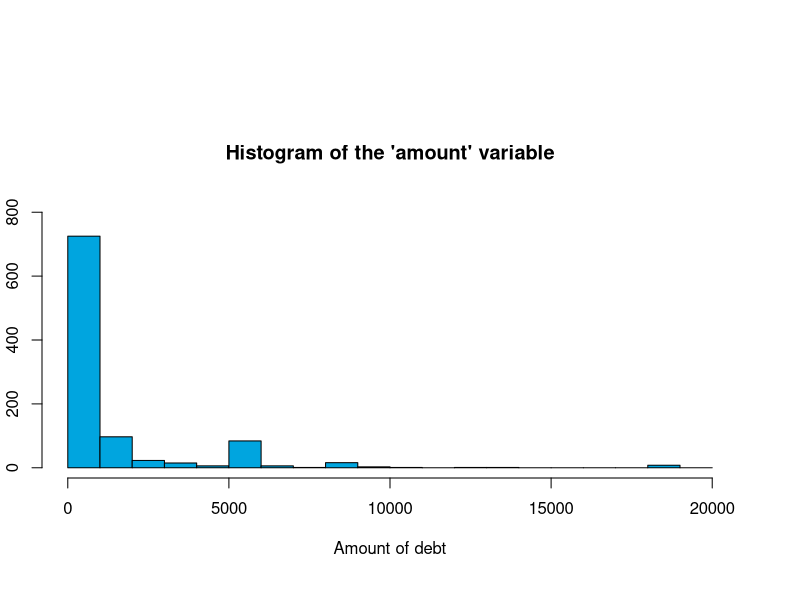
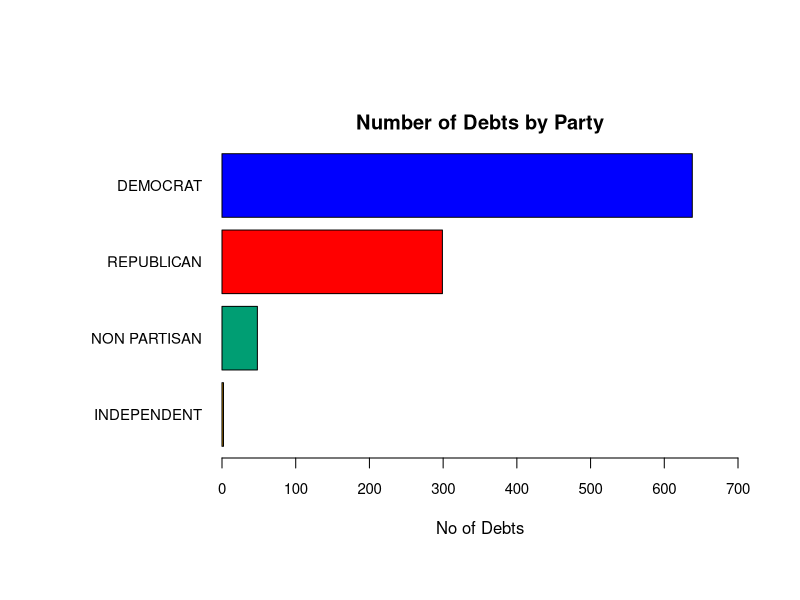
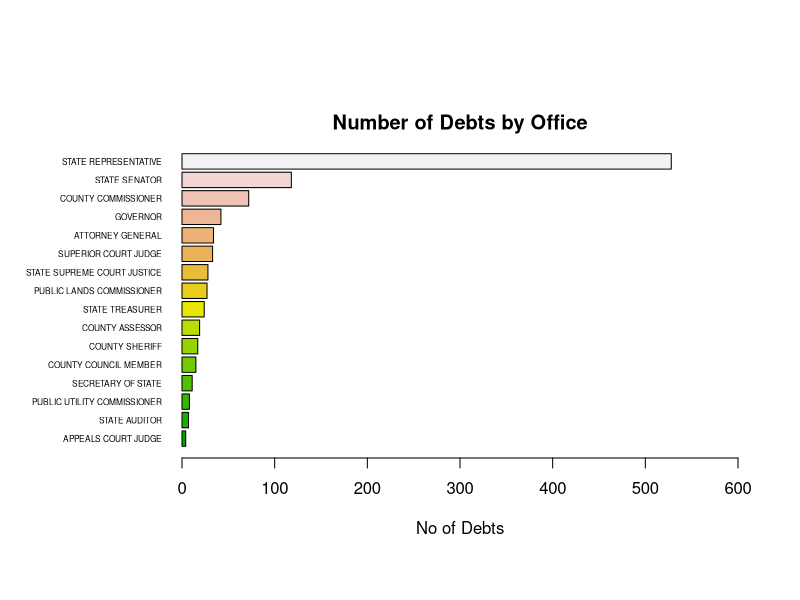
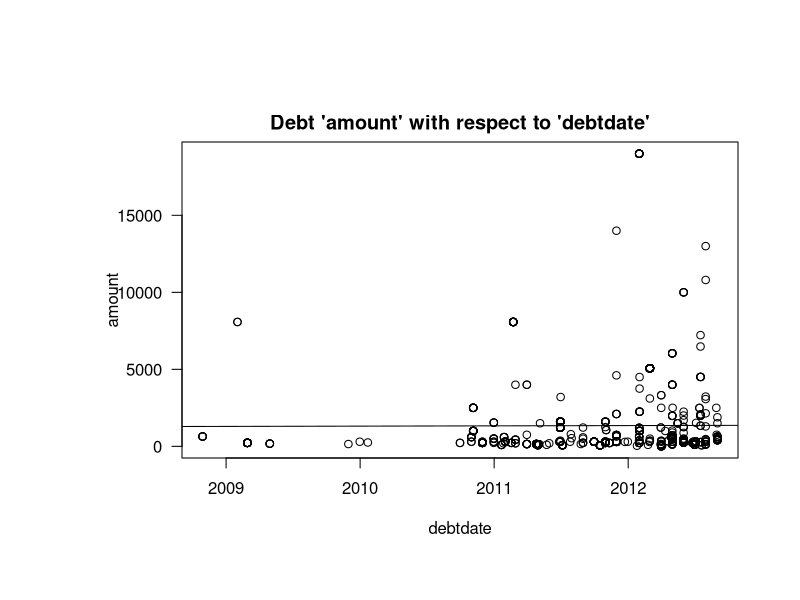
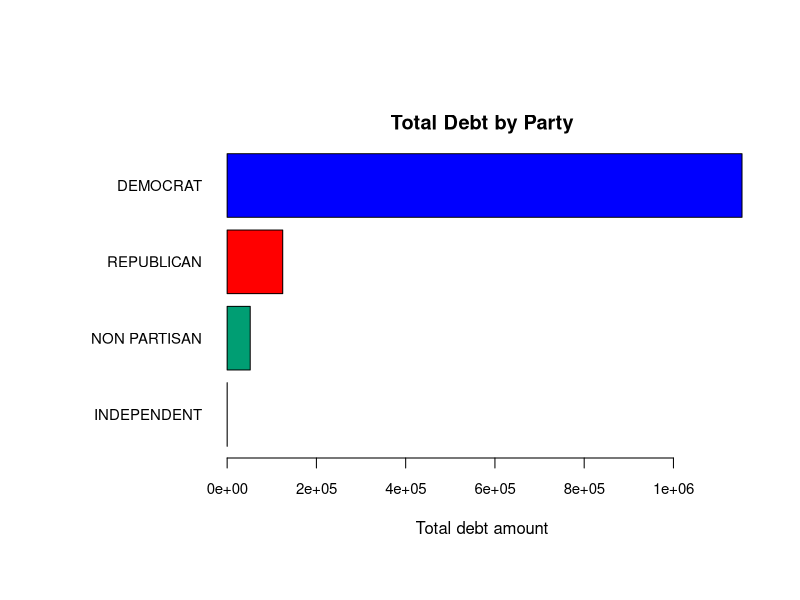
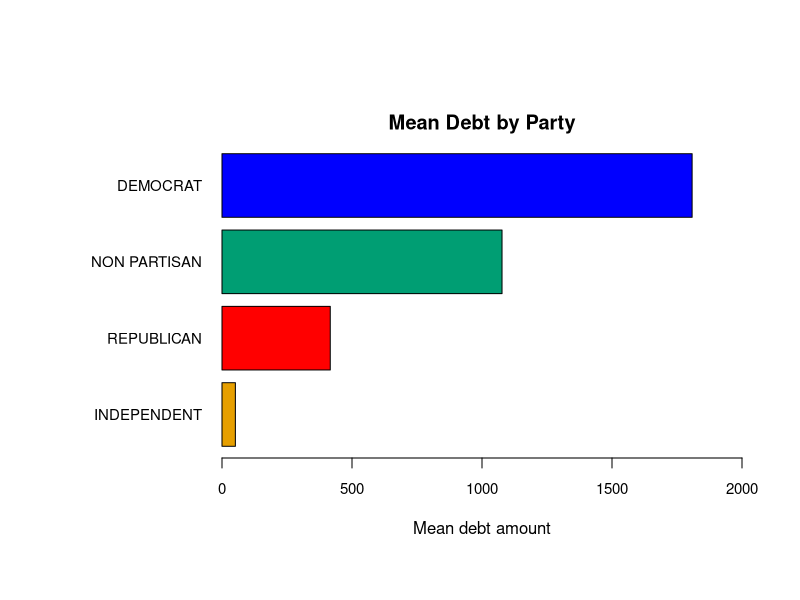
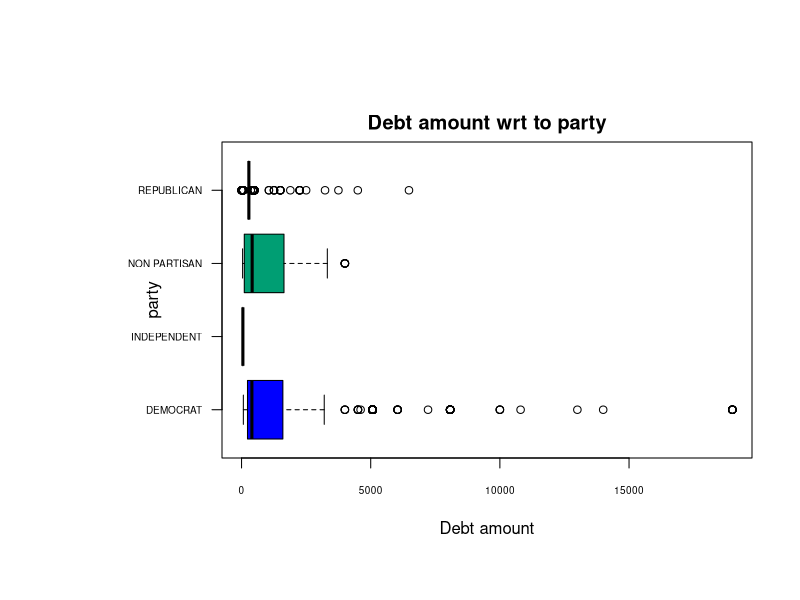
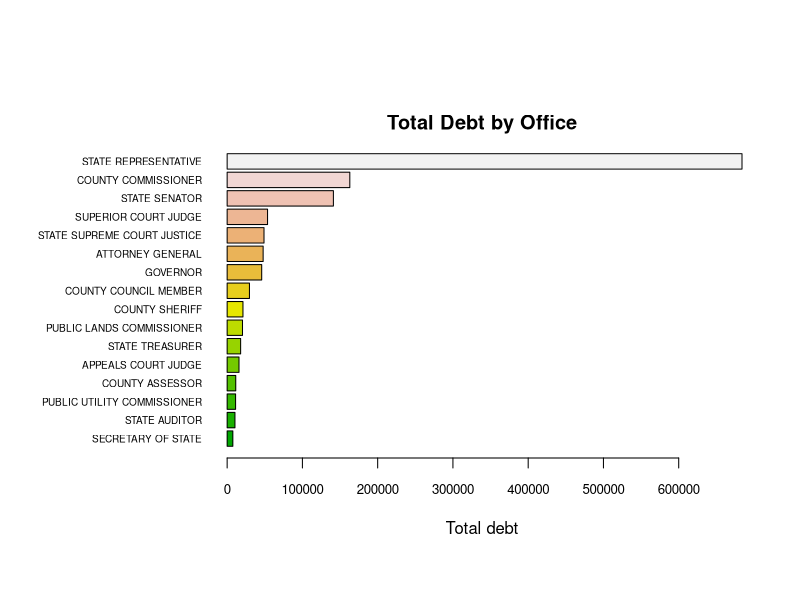

Recreate these plots in R, in order.
## ---- chunk 1
knitr::opts_chunk$set(echo = TRUE)
## ---- chunk 2
library(car)
library(ggplot2)
par(oma= c(2,1,5,2) + 0.1) #Sets outside margins : b, l, t, r 
par(mar = c(4,1,5,1)) #Sets plot margins
cdebt_original = data.frame(read.csv("CandidateDebt.csv"))
str(cdebt_original)
## ---- chunk 3
length(cdebt_original$reportnumber) - length(unique(cdebt_original$reportnumber))

comb_fmlnames <- length(sort(unique(paste(cdebt_original$lastname, 
                                          cdebt_original$firstname, 
                                          cdebt_original$middleinitial))))
#shared lastname: FARRELL, JOHNSON, LADENBURG, MORRIS, THOMAS
length(unique(cdebt_original$filername)) - comb_fmlnames 

length(unique(cdebt_original$reportnumber)) / length(unique(cdebt_original$filerid))

length(unique(cdebt_original$filerid)) - length(unique(cdebt_original$filername))
## ---- chunk 4
colNames <- c("reportnumber", "origin", "filerid", "filertype", "filername", "firstname", "middleinitial",
              "lastname", "office", "office2", "legislativedistrict", "position", "party",
              "jurisdiction", "jurisdictioncounty", "jurisdictiontype", "electionyear", 
              "amount", "recordtype", "fromdate", "thrudate", "debtdate", "code",
              "description", "vendorname", "vendoraddress", "vendorcity", "vendorstate")
cdebt_revised_interim <- read.csv("CandidateDebt.csv", col.names = colNames, stringsAsFactors = T,
                         na.strings = c(NA,"NA","#N/A" ,"", " "))
str(cdebt_revised_interim)
## ---- chunk 5
cdebt_revised = subset(cdebt_revised_interim,  !is.na(amount))
#cdebt_revised = subset(cdebt_revised_interim,  !is.na(amount) & jurisdiction != "LEG DISTRICT 01 - SENATE")
#str(cdebt_revised)
length(cdebt_original$amount) - length(cdebt_revised$amount)
## ---- chunk 6
paste(c(round(1 - length(na.omit(cdebt_revised$legislativedistrict)) / length(cdebt_revised$legislativedistrict), 3), "(legislativedistrict)"), collapse = " ")
paste(c(round(1 - length(na.omit(cdebt_revised$position)) / length(cdebt_revised$position), 3), "(position)"), collapse = " ")
paste(c(round(1 - length(na.omit(cdebt_revised$jurisdictioncounty)) / length(cdebt_revised$jurisdictioncounty), 3), "(jurisdictioncounty)"), collapse = " ")
paste(c(round(1 - length(na.omit(cdebt_revised$code)) / length(cdebt_revised$code), 3), "(code)"), collapse = " ")
paste(c(round(1 - length(na.omit(cdebt_revised$description)) / length(cdebt_revised$description), 3), "(description)"), collapse = " ")
paste(c(round(1 - length(na.omit(cdebt_revised$vendoraddress)) / length(cdebt_revised$vendoraddress), 3), "(vendoraddress)"), collapse = " ")
paste(c(round(1 - length(na.omit(cdebt_revised$vendorcity)) / length(cdebt_revised$vendorcity), 3), "(vendorcity)"), collapse = " ")
paste(c(round(1 - length(na.omit(cdebt_revised$vendorstate)) / length(cdebt_revised$vendorstate), 3), "(vendorstate)"), collapse = " ")
## ---- chunk 7
#summary(cdebt_revised$debtdate)
formattedFromdate <- as.Date(as.character(cdebt_revised$fromdate), format = "%m/%d/%y")
formattedThrudate <- as.Date(as.character(cdebt_revised$thrudate), format = "%m/%d/%y")
formattedDebtdate <- as.Date(as.character(cdebt_revised$debtdate), format = "%m/%d/%y")
summary(formattedDebtdate)
## ---- chunk 8
summary(cdebt_revised$origin)
summary(cdebt_revised$filertype)
summary(cdebt_revised$recordtype)
summary(cdebt_revised$electionyear)
## ---- chunk 9
amount = cdebt_revised$amount
summary(amount)
hist(cdebt_revised$amount, breaks = seq(0, 20000, by = 1000), main = "Histogram of the 'amount' variable",  border="black", col="#00A5DF", xlab = "Amount of debt" ,ylab="Number of debts", ylim = c(0, 800))
## ---- chunk 10
party <- table(cdebt_revised$party)
round(summary(cdebt_revised$party) / length(cdebt_revised$party), 3)
par(las=1, mar=c(5,10,2,1)) #Sets outside margins : b, l, t, r 
colorPalette <- c("#E69F00", "#009E73", "#FF0000", "#0000FF") # I , N , R , D
barplot(party[order(party)], horiz = TRUE , las = 1, main ="Number of Debts by Party" , xlab="No of Debts" ,cex.axis = .9 ,cex.names= 0.9 , col = colorPalette , xlim = c(0, 700))
## ---- chunk 11
round(summary(cdebt_revised$office) / length(cdebt_revised$office), 3)
office <- table(cdebt_revised$office)
par(las=1, mar=c(5,8,2, 1)) #Sets plot margins : b, l, t, r 
barplot(office[order(office)], horiz = TRUE , las = 1, main ="Number of Debts by Office", xlab="No of Debts" ,cex.names=0.5 , col = terrain.colors(16),xlim = c(0, 600)) 
## ---- chunk 12
count_Seattle = subset(cdebt_revised, vendorcity == "SEATTLE")
count_cities = subset(cdebt_revised, !is.na(vendorcity))
round(length(count_Seattle$vendorcity) / length(count_cities$vendorcity),3)
#vendorcity <- table(cdebt_revised$vendorcity)
#par(las=1, mar=c(2.5,8,2, 0.8)) #Sets plot margins : b, l, t, r 
#barplot(vendorcity[order(vendorcity)], horiz = TRUE , las = 1, main ="Number of debts by vendorcity", xlab="Number of debts" ,cex.names=0.5 , col = heat.colors(29) , xlim = c(0, 500)) 
## ---- chunk 13
count_shirts = subset(cdebt_revised, description == "RE-ORDER TEE SHIRTS")
count_descriptions = subset(cdebt_revised, !is.na(description))
round(length(count_shirts$description) / length(count_descriptions$description),3)
#description <- table(cdebt_revised$description)
#summary(description)
#par(las=1, mar=c(2.5,8,2, 0.7)) #Sets plot margins : b, l, t, r 
#barplot(description[order(description)], horiz = TRUE , las = 1, main ="Number of debts by description", xlab="Number of debts" ,cex.names=0.3 , col = terrain.colors(16) , xlim = c(0, 300) , width = 10) 
## ---- chunk 14
#plot(cdebt_revised$reportnumber, amount)
#abline(lm(amount ~ cdebt_revised$reportnumber))
plot(formattedDebtdate, amount, main = "Debt 'amount' with respect to 'debtdate'", xlab = "debtdate")
abline(lm(amount ~ formattedDebtdate))
## ---- chunk 15
amount_sum_party = tapply(cdebt_revised$amount, cdebt_revised$party, FUN=sum )
(amount_sumK_party = amount_sum_party)
## ---- chunk 16
par(las=1, mar=c(5,10,2,0.8))
colorTAPalette <- c( "#E69F00", "#009E73","#FF0000","#0000FF") # N , I , D , R
barplot(amount_sumK_party[order(amount_sumK_party)], horiz = TRUE , las = 1, main ="Total Debt by Party" , xlab="Total debt amount" ,cex.axis = .9 ,cex.names= 0.9 , col = colorTAPalette)
## ---- chunk 17
par(las=1, mar=c(5,10,2,0.8)) #Sets outside margins : b, l, t, r 
colorMAPalette <- c( "#E69F00", "#FF0000","#009E73","#0000FF") # I , N , R , D
(amount_means_party = by(cdebt_revised$amount, cdebt_revised$party,  mean))
barplot(amount_means_party[order(amount_means_party)], horiz = TRUE , las = 1, main ="Mean Debt by Party" , xlab="Mean debt amount" ,cex.axis = .9 ,cex.names= 0.9 , col = colorMAPalette, xlim = c(0, 2000)) 
## ---- chunk 18
by(cdebt_revised$amount, cdebt_revised$party, median)
par(las=1, mar=c(5,10,2,0.3)) #Sets outside margins : b, l, t, r 
colorBAPalette <- c("#0000FF", "#E69F00", "#009E73", "#FF0000" ) # D , R , N , I <==> D , N , I , R
boxplot(cdebt_revised$amount ~ party, cex.axis = .6, horizontal = TRUE ,data = cdebt_revised,
main = "Debt amount wrt to party", col = colorBAPalette, xlab = "Debt amount")

#amount_office_party_filer <- aggregate(x = cdebt_revised$amount, by = cdebt_revised[c("office", "party","filername")], FUN = mean, na.rm=TRUE)
#amount_office_party_filer

# (candidate_party_office_amount) vs party
#boxplot(x ~ party, data = amount_office_party_filer, cex.axis = .6, log='x', horizontal = TRUE ,
#main = "Total Candidate Debt Amount grouped by office&party \n vs Party" , las=2 , col = colorBAPalette)

#ggplot(cdebt_revised, aes(x=cdebt_revised$party, y=cdebt_revised$was_office)) + geom_boxplot(outlier.colour="red")
## ---- chunk 19
amount_sum_office = tapply(cdebt_revised$amount, cdebt_revised$office, FUN=sum)
options(scipen=5)
(amount_sumK_office = amount_sum_office)
par(las=1, mar=c(5,10,2,0.8)) #Sets outside margins : b, l, t, r 
barplot(amount_sumK_office[order(amount_sumK_office)], horiz = TRUE , las = 1, main ="Total Debt by Office" , xlab="Total debt" ,cex.axis = .8 ,cex.names= 0.6 , col = terrain.colors(16) , )
## ---- chunk 20
par(las=1, mar=c(5,10,6,0.8)) #Sets outside margins : b, l, t, r 
(amount_means_office = by(cdebt_revised$amount, cdebt_revised$office,  mean, na.rm = TRUE))
barplot(amount_means_office[order(amount_means_office)], horiz = TRUE , las = 1, main ="Mean Debt by Office" , xlab="Mean debt" ,cex.axis = .9 ,cex.names= 0.5 , col = terrain.colors(16), xlim = c(0, 4000)) 

## ---- chunk 21
par(las=1, mar=c(3,10,2,0.3)) #Sets outside margins : b, l, t, r 
boxplot(cdebt_revised$amount ~ office, data = cdebt_revised, cex.axis = .6, horizontal = TRUE ,
main = "Amount wrt to 'office' Variable" , las=2 , col = "#DDA266")

# (candidate_party_office_amount) vs office
#boxplot(x ~ office, data = amount_office_party_filer, cex.axis = .6, log='x', horizontal = TRUE ,
#main = "Total Candidate Debt Amount grouped by office&party vs Office" , las=2 , col = "#009E73")

# Divya to jason/steve : understand the aggregations but cant understand the boxplot comparisions
# Please write up ur observations, I might understand once i read thru

#ggplot(cdebt_revised, aes(x=cdebt_revised$amount, y=cdebt_revised$was_office)) + geom_boxplot(outlier.colour="red")

## ---- chunk 22
summary(cdebt_revised$amount)
## ---- chunk 23

#Sets outside margins : b, l, t, r 
par(las=1, mar=c(3,10,2,0.3))

boxplot(cdebt_revised$amount ~ description, data = cdebt_revised, cex.axis = .6, log='x', horizontal = TRUE ,
main = " Debt distirbution wrt to Description" , las=2 , col = "#009E73")

#ggplot(cdebt_revised, aes(x=cdebt_revised$amount, y=cdebt_revised$was_office)) + geom_boxplot(outlier.colour="red")

## ---- chunk 24

#Sets outside margins : b, l, t, r 
par(las=1, mar=c(3,10,2,0.3))

amount_office_party <- aggregate(x = cdebt_revised$amount, by = cdebt_revised[c("office", "party")], FUN = mean, na.rm=TRUE)
amount_office_party

ggplot(data=amount_office_party, aes(x=party, y=x, fill=office)) +
    geom_bar(stat="identity", position=position_dodge())

# Divya to jason/steve This is filer aggregations , Dont get this one as well
#ggplot(data=amount_office_party_filer, aes(x=party, y=x, fill=office)) +
#    geom_bar(stat="identity", position=position_dodge())


